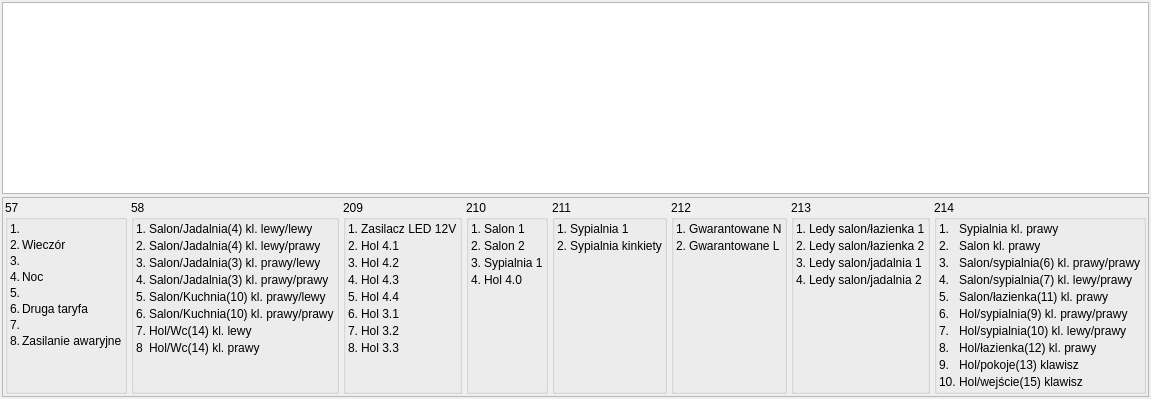
     <widget class="QFrame" name="frame">
      <property name="frameShape">
       <enum>QFrame::NoFrame</enum>
      </property>
      <property name="frameShadow">
       <enum>QFrame::Raised</enum>
      </property>
      <layout class="QVBoxLayout" name="verticalLayout">
       <property name="spacing">
        <number>3</number>
       </property>
       <property name="leftMargin">
        <number>2</number>
       </property>
       <property name="topMargin">
        <number>2</number>
       </property>
       <property name="rightMargin">
        <number>2</number>
       </property>
       <property name="bottomMargin">
        <number>2</number>
       </property>
       <item>
        <widget class="QGraphicsView" name="plan"/>
       </item>
       <item>
        <widget class="QFrame" name="frame_2">
         <property name="frameShape">
          <enum>QFrame::StyledPanel</enum>
         </property>
         <property name="frameShadow">
          <enum>QFrame::Raised</enum>
         </property>
         <layout class="QHBoxLayout" name="horizontalLayout_2">
          <property name="spacing">
           <number>4</number>
          </property>
          <property name="leftMargin">
           <number>2</number>
          </property>
          <property name="topMargin">
           <number>2</number>
          </property>
          <property name="rightMargin">
           <number>2</number>
          </property>
          <property name="bottomMargin">
           <number>2</number>
          </property>
          <item>
           <widget class="QGroupBox" name="groupBox_3">
            <property name="title">
             <string>57</string>
            </property>
            <layout class="QFormLayout" name="formLayout">
             <property name="horizontalSpacing">
              <number>2</number>
             </property>
             <property name="verticalSpacing">
              <number>2</number>
             </property>
             <property name="leftMargin">
              <number>2</number>
             </property>
             <property name="topMargin">
              <number>2</number>
             </property>
             <property name="rightMargin">
              <number>2</number>
             </property>
             <property name="bottomMargin">
              <number>2</number>
             </property>
             <item row="0" column="0">
              <widget class="QLabel" name="label_129">
               <property name="text">
                <string>1.</string>
               </property>
              </widget>
             </item>
             <item row="0" column="1">
              <widget class="QLabel" name="label_130">
               <property name="text">
                <string/>
               </property>
              </widget>
             </item>
             <item row="1" column="0">
              <widget class="QLabel" name="label_132">
               <property name="text">
                <string>2.</string>
               </property>
              </widget>
             </item>
             <item row="1" column="1">
              <widget class="QLabel" name="label_131">
               <property name="text">
                <string>Wieczór</string>
               </property>
              </widget>
             </item>
             <item row="2" column="0">
              <widget class="QLabel" name="label_133">
               <property name="text">
                <string>3.</string>
               </property>
              </widget>
             </item>
             <item row="2" column="1">
              <widget class="QLabel" name="label_138">
               <property name="text">
                <string/>
               </property>
              </widget>
             </item>
             <item row="3" column="0">
              <widget class="QLabel" name="label_134">
               <property name="text">
                <string>4.</string>
               </property>
              </widget>
             </item>
             <item row="3" column="1">
              <widget class="QLabel" name="label_135">
               <property name="text">
                <string>Noc</string>
               </property>
              </widget>
             </item>
             <item row="4" column="0">
              <widget class="QLabel" name="label_136">
               <property name="text">
                <string>5.</string>
               </property>
              </widget>
             </item>
             <item row="4" column="1">
              <widget class="QLabel" name="label_137">
               <property name="text">
                <string/>
               </property>
              </widget>
             </item>
             <item row="5" column="0">
              <widget class="QLabel" name="label_139">
               <property name="text">
                <string>6.</string>
               </property>
              </widget>
             </item>
             <item row="5" column="1">
              <widget class="QLabel" name="label_140">
               <property name="text">
                <string>Druga taryfa</string>
               </property>
              </widget>
             </item>
             <item row="6" column="0">
              <widget class="QLabel" name="label_141">
               <property name="text">
                <string>7.</string>
               </property>
              </widget>
             </item>
             <item row="6" column="1">
              <widget class="QLabel" name="label_142">
               <property name="text">
                <string/>
               </property>
              </widget>
             </item>
             <item row="7" column="0">
              <widget class="QLabel" name="label_143">
               <property name="text">
                <string>8.</string>
               </property>
              </widget>
             </item>
             <item row="7" column="1">
              <widget class="QLabel" name="label_144">
               <property name="text">
                <string>Zasilanie awaryjne</string>
               </property>
              </widget>
             </item>
            </layout>
           </widget>
          </item>
          <item>
           <widget class="QGroupBox" name="groupBox_4">
            <property name="title">
             <string>58</string>
            </property>
            <layout class="QFormLayout" name="formLayout_2">
             <property name="horizontalSpacing">
              <number>3</number>
             </property>
             <property name="verticalSpacing">
              <number>3</number>
             </property>
             <property name="leftMargin">
              <number>2</number>
             </property>
             <property name="topMargin">
              <number>2</number>
             </property>
             <property name="rightMargin">
              <number>2</number>
             </property>
             <property name="bottomMargin">
              <number>2</number>
             </property>
             <item row="0" column="0">
              <widget class="QLabel" name="label_145">
               <property name="text">
                <string>1.</string>
               </property>
              </widget>
             </item>
             <item row="0" column="1">
              <widget class="QLabel" name="label_146">
               <property name="text">
                <string>Salon/Jadalnia(4) kl. lewy/lewy</string>
               </property>
              </widget>
             </item>
             <item row="1" column="0">
              <widget class="QLabel" name="label_147">
               <property name="text">
                <string>2.</string>
               </property>
              </widget>
             </item>
             <item row="1" column="1">
              <widget class="QLabel" name="label_148">
               <property name="text">
                <string>Salon/Jadalnia(4) kl. lewy/prawy</string>
               </property>
              </widget>
             </item>
             <item row="2" column="1">
              <widget class="QLabel" name="label_149">
               <property name="text">
                <string>Salon/Jadalnia(3) kl. prawy/lewy</string>
               </property>
              </widget>
             </item>
             <item row="2" column="0">
              <widget class="QLabel" name="label_150">
               <property name="text">
                <string>3.</string>
               </property>
              </widget>
             </item>
             <item row="3" column="0">
              <widget class="QLabel" name="label_151">
               <property name="text">
                <string>4.</string>
               </property>
              </widget>
             </item>
             <item row="3" column="1">
              <widget class="QLabel" name="label_152">
               <property name="text">
                <string>Salon/Jadalnia(3) kl. prawy/prawy</string>
               </property>
              </widget>
             </item>
             <item row="4" column="0">
              <widget class="QLabel" name="label_153">
               <property name="text">
                <string>5.</string>
               </property>
              </widget>
             </item>
             <item row="4" column="1">
              <widget class="QLabel" name="label_155">
               <property name="text">
                <string>Salon/Kuchnia(10) kl. prawy/lewy</string>
               </property>
              </widget>
             </item>
             <item row="5" column="1">
              <widget class="QLabel" name="label_156">
               <property name="text">
                <string>Salon/Kuchnia(10) kl. prawy/prawy</string>
               </property>
              </widget>
             </item>
             <item row="5" column="0">
              <widget class="QLabel" name="label_157">
               <property name="text">
                <string>6.</string>
               </property>
              </widget>
             </item>
             <item row="6" column="1">
              <widget class="QLabel" name="label_158">
               <property name="text">
                <string>Hol/Wc(14) kl. lewy</string>
               </property>
              </widget>
             </item>
             <item row="6" column="0">
              <widget class="QLabel" name="label_159">
               <property name="text">
                <string>7.</string>
               </property>
              </widget>
             </item>
             <item row="7" column="1">
              <widget class="QLabel" name="label_160">
               <property name="text">
                <string>Hol/Wc(14) kl. prawy</string>
               </property>
              </widget>
             </item>
             <item row="7" column="0">
              <widget class="QLabel" name="label_161">
               <property name="text">
                <string>8</string>
               </property>
              </widget>
             </item>
            </layout>
           </widget>
          </item>
          <item>
           <widget class="QGroupBox" name="groupBox_5">
            <property name="title">
             <string>209</string>
            </property>
            <layout class="QFormLayout" name="formLayout_3">
             <property name="horizontalSpacing">
              <number>3</number>
             </property>
             <property name="verticalSpacing">
              <number>3</number>
             </property>
             <property name="leftMargin">
              <number>2</number>
             </property>
             <property name="topMargin">
              <number>2</number>
             </property>
             <property name="rightMargin">
              <number>2</number>
             </property>
             <property name="bottomMargin">
              <number>2</number>
             </property>
             <item row="0" column="0">
              <widget class="QLabel" name="label_68">
               <property name="text">
                <string>1.</string>
               </property>
              </widget>
             </item>
             <item row="0" column="1">
              <widget class="QLabel" name="label_117">
               <property name="text">
                <string>Zasilacz LED 12V</string>
               </property>
              </widget>
             </item>
             <item row="1" column="0">
              <widget class="QLabel" name="label_154">
               <property name="text">
                <string>2.</string>
               </property>
              </widget>
             </item>
             <item row="2" column="0">
              <widget class="QLabel" name="label_162">
               <property name="text">
                <string>3.</string>
               </property>
              </widget>
             </item>
             <item row="3" column="0">
              <widget class="QLabel" name="label_163">
               <property name="text">
                <string>4.</string>
               </property>
              </widget>
             </item>
             <item row="1" column="1">
              <widget class="QLabel" name="label_164">
               <property name="text">
                <string>Hol 4.1</string>
               </property>
              </widget>
             </item>
             <item row="2" column="1">
              <widget class="QLabel" name="label_165">
               <property name="text">
                <string>Hol 4.2</string>
               </property>
              </widget>
             </item>
             <item row="3" column="1">
              <widget class="QLabel" name="label_166">
               <property name="text">
                <string>Hol 4.3</string>
               </property>
              </widget>
             </item>
             <item row="4" column="0">
              <widget class="QLabel" name="label_167">
               <property name="text">
                <string>5.</string>
               </property>
              </widget>
             </item>
             <item row="4" column="1">
              <widget class="QLabel" name="label_168">
               <property name="text">
                <string>Hol 4.4</string>
               </property>
              </widget>
             </item>
             <item row="5" column="1">
              <widget class="QLabel" name="label_169">
               <property name="text">
                <string>Hol 3.1</string>
               </property>
              </widget>
             </item>
             <item row="5" column="0">
              <widget class="QLabel" name="label_170">
               <property name="text">
                <string>6.</string>
               </property>
              </widget>
             </item>
             <item row="6" column="0">
              <widget class="QLabel" name="label_171">
               <property name="text">
                <string>7.</string>
               </property>
              </widget>
             </item>
             <item row="6" column="1">
              <widget class="QLabel" name="label_172">
               <property name="text">
                <string>Hol 3.2</string>
               </property>
              </widget>
             </item>
             <item row="7" column="0">
              <widget class="QLabel" name="label_173">
               <property name="text">
                <string>8.</string>
               </property>
              </widget>
             </item>
             <item row="7" column="1">
              <widget class="QLabel" name="label_174">
               <property name="text">
                <string>Hol 3.3</string>
               </property>
              </widget>
             </item>
            </layout>
           </widget>
          </item>
          <item>
           <widget class="QGroupBox" name="groupBox_6">
            <property name="title">
             <string>210</string>
            </property>
            <layout class="QFormLayout" name="formLayout_4">
             <property name="horizontalSpacing">
              <number>3</number>
             </property>
             <property name="verticalSpacing">
              <number>3</number>
             </property>
             <property name="leftMargin">
              <number>2</number>
             </property>
             <property name="topMargin">
              <number>2</number>
             </property>
             <property name="rightMargin">
              <number>2</number>
             </property>
             <property name="bottomMargin">
              <number>2</number>
             </property>
             <item row="0" column="0">
              <widget class="QLabel" name="label_175">
               <property name="text">
                <string>1.</string>
               </property>
              </widget>
             </item>
             <item row="0" column="1">
              <widget class="QLabel" name="label_176">
               <property name="text">
                <string>Salon 1</string>
               </property>
              </widget>
             </item>
             <item row="1" column="0">
              <widget class="QLabel" name="label_177">
               <property name="text">
                <string>2.</string>
               </property>
              </widget>
             </item>
             <item row="1" column="1">
              <widget class="QLabel" name="label_178">
               <property name="text">
                <string>Salon 2</string>
               </property>
              </widget>
             </item>
             <item row="2" column="0">
              <widget class="QLabel" name="label_179">
               <property name="text">
                <string>3.</string>
               </property>
              </widget>
             </item>
             <item row="2" column="1">
              <widget class="QLabel" name="label_180">
               <property name="text">
                <string>Sypialnia 1</string>
               </property>
              </widget>
             </item>
             <item row="3" column="0">
              <widget class="QLabel" name="label_182">
               <property name="text">
                <string>4.</string>
               </property>
              </widget>
             </item>
             <item row="3" column="1">
              <widget class="QLabel" name="label_181">
               <property name="text">
                <string>Hol 4.0</string>
               </property>
              </widget>
             </item>
            </layout>
           </widget>
          </item>
          <item>
           <widget class="QGroupBox" name="groupBox_7">
            <property name="title">
             <string>211</string>
            </property>
            <layout class="QFormLayout" name="formLayout_5">
             <property name="horizontalSpacing">
              <number>3</number>
             </property>
             <property name="verticalSpacing">
              <number>3</number>
             </property>
             <property name="leftMargin">
              <number>2</number>
             </property>
             <property name="topMargin">
              <number>2</number>
             </property>
             <property name="rightMargin">
              <number>2</number>
             </property>
             <property name="bottomMargin">
              <number>2</number>
             </property>
             <item row="0" column="0">
              <widget class="QLabel" name="label_183">
               <property name="text">
                <string>1.</string>
               </property>
              </widget>
             </item>
             <item row="0" column="1">
              <widget class="QLabel" name="label_184">
               <property name="text">
                <string>Sypialnia 1</string>
               </property>
              </widget>
             </item>
             <item row="1" column="0">
              <widget class="QLabel" name="label_185">
               <property name="text">
                <string>2.</string>
               </property>
              </widget>
             </item>
             <item row="1" column="1">
              <widget class="QLabel" name="label_186">
               <property name="text">
                <string>Sypialnia kinkiety</string>
               </property>
              </widget>
             </item>
            </layout>
           </widget>
          </item>
          <item>
           <widget class="QGroupBox" name="groupBox_8">
            <property name="title">
             <string>212</string>
            </property>
            <layout class="QFormLayout" name="formLayout_6">
             <property name="horizontalSpacing">
              <number>3</number>
             </property>
             <property name="verticalSpacing">
              <number>3</number>
             </property>
             <property name="leftMargin">
              <number>2</number>
             </property>
             <property name="topMargin">
              <number>2</number>
             </property>
             <property name="rightMargin">
              <number>2</number>
             </property>
             <property name="bottomMargin">
              <number>2</number>
             </property>
             <item row="0" column="0">
              <widget class="QLabel" name="label_187">
               <property name="text">
                <string>1.</string>
               </property>
              </widget>
             </item>
             <item row="0" column="1">
              <widget class="QLabel" name="label_188">
               <property name="text">
                <string>Gwarantowane N</string>
               </property>
              </widget>
             </item>
             <item row="1" column="0">
              <widget class="QLabel" name="label_189">
               <property name="text">
                <string>2.</string>
               </property>
              </widget>
             </item>
             <item row="1" column="1">
              <widget class="QLabel" name="label_190">
               <property name="text">
                <string>Gwarantowane L</string>
               </property>
              </widget>
             </item>
            </layout>
           </widget>
          </item>
          <item>
           <widget class="QGroupBox" name="groupBox_9">
            <property name="title">
             <string>213</string>
            </property>
            <layout class="QFormLayout" name="formLayout_7">
             <property name="horizontalSpacing">
              <number>3</number>
             </property>
             <property name="verticalSpacing">
              <number>3</number>
             </property>
             <property name="leftMargin">
              <number>2</number>
             </property>
             <property name="topMargin">
              <number>2</number>
             </property>
             <property name="rightMargin">
              <number>2</number>
             </property>
             <property name="bottomMargin">
              <number>2</number>
             </property>
             <item row="0" column="0">
              <widget class="QLabel" name="label_191">
               <property name="text">
                <string>1.</string>
               </property>
              </widget>
             </item>
             <item row="0" column="1">
              <widget class="QLabel" name="label_192">
               <property name="text">
                <string>Ledy salon/łazienka 1</string>
               </property>
              </widget>
             </item>
             <item row="1" column="0">
              <widget class="QLabel" name="label_195">
               <property name="text">
                <string>2.</string>
               </property>
              </widget>
             </item>
             <item row="1" column="1">
              <widget class="QLabel" name="label_193">
               <property name="text">
                <string>Ledy salon/łazienka 2</string>
               </property>
              </widget>
             </item>
             <item row="2" column="0">
              <widget class="QLabel" name="label_198">
               <property name="text">
                <string>3.</string>
               </property>
              </widget>
             </item>
             <item row="2" column="1">
              <widget class="QLabel" name="label_197">
               <property name="text">
                <string>Ledy salon/jadalnia 1</string>
               </property>
              </widget>
             </item>
             <item row="3" column="0">
              <widget class="QLabel" name="label_196">
               <property name="text">
                <string>4.</string>
               </property>
              </widget>
             </item>
             <item row="3" column="1">
              <widget class="QLabel" name="label_194">
               <property name="text">
                <string>Ledy salon/jadalnia 2</string>
               </property>
              </widget>
             </item>
            </layout>
           </widget>
          </item>
          <item>
           <widget class="QGroupBox" name="groupBox_10">
            <property name="title">
             <string>214</string>
            </property>
            <layout class="QFormLayout" name="formLayout_8">
             <property name="horizontalSpacing">
              <number>3</number>
             </property>
             <property name="verticalSpacing">
              <number>3</number>
             </property>
             <property name="leftMargin">
              <number>2</number>
             </property>
             <property name="topMargin">
              <number>2</number>
             </property>
             <property name="rightMargin">
              <number>2</number>
             </property>
             <property name="bottomMargin">
              <number>2</number>
             </property>
             <item row="0" column="0">
              <widget class="QLabel" name="label_199">
               <property name="text">
                <string>1.</string>
               </property>
              </widget>
             </item>
             <item row="0" column="1">
              <widget class="QLabel" name="label_200">
               <property name="text">
                <string>Sypialnia kl. prawy</string>
               </property>
              </widget>
             </item>
             <item row="1" column="0">
              <widget class="QLabel" name="label_201">
               <property name="text">
                <string>2.</string>
               </property>
              </widget>
             </item>
             <item row="1" column="1">
              <widget class="QLabel" name="label_202">
               <property name="text">
                <string>Salon kl. prawy</string>
               </property>
              </widget>
             </item>
             <item row="3" column="1">
              <widget class="QLabel" name="label_203">
               <property name="text">
                <string>Salon/sypialnia(7) kl. lewy/prawy</string>
               </property>
              </widget>
             </item>
             <item row="3" column="0">
              <widget class="QLabel" name="label_204">
               <property name="text">
                <string>4.</string>
               </property>
              </widget>
             </item>
             <item row="2" column="1">
              <widget class="QLabel" name="label_205">
               <property name="text">
                <string>Salon/sypialnia(6) kl. prawy/prawy</string>
               </property>
              </widget>
             </item>
             <item row="2" column="0">
              <widget class="QLabel" name="label_206">
               <property name="text">
                <string>3.</string>
               </property>
              </widget>
             </item>
             <item row="4" column="0">
              <widget class="QLabel" name="label_207">
               <property name="text">
                <string>5.</string>
               </property>
              </widget>
             </item>
             <item row="4" column="1">
              <widget class="QLabel" name="label_208">
               <property name="text">
                <string>Salon/łazienka(11) kl. prawy</string>
               </property>
              </widget>
             </item>
             <item row="5" column="1">
              <widget class="QLabel" name="label_209">
               <property name="text">
                <string>Hol/sypialnia(9) kl. prawy/prawy</string>
               </property>
              </widget>
             </item>
             <item row="5" column="0">
              <widget class="QLabel" name="label_210">
               <property name="text">
                <string>6.</string>
               </property>
              </widget>
             </item>
             <item row="6" column="0">
              <widget class="QLabel" name="label_211">
               <property name="text">
                <string>7.</string>
               </property>
              </widget>
             </item>
             <item row="6" column="1">
              <widget class="QLabel" name="label_212">
               <property name="text">
                <string>Hol/sypialnia(10) kl. lewy/prawy</string>
               </property>
              </widget>
             </item>
             <item row="7" column="0">
              <widget class="QLabel" name="label_213">
               <property name="text">
                <string>8.</string>
               </property>
              </widget>
             </item>
             <item row="7" column="1">
              <widget class="QLabel" name="label_214">
               <property name="text">
                <string>Hol/łazienka(12) kl. prawy</string>
               </property>
              </widget>
             </item>
             <item row="8" column="0">
              <widget class="QLabel" name="label_215">
               <property name="text">
                <string>9.</string>
               </property>
              </widget>
             </item>
             <item row="8" column="1">
              <widget class="QLabel" name="label_216">
               <property name="text">
                <string>Hol/pokoje(13) klawisz</string>
               </property>
              </widget>
             </item>
             <item row="9" column="0">
              <widget class="QLabel" name="label_217">
               <property name="text">
                <string>10.</string>
               </property>
              </widget>
             </item>
             <item row="9" column="1">
              <widget class="QLabel" name="label_218">
               <property name="text">
                <string>Hol/wejście(15) klawisz</string>
               </property>
              </widget>
             </item>
            </layout>
           </widget>
          </item>
         </layout>
        </widget>
       </item>
      </layout>
     </widget>
